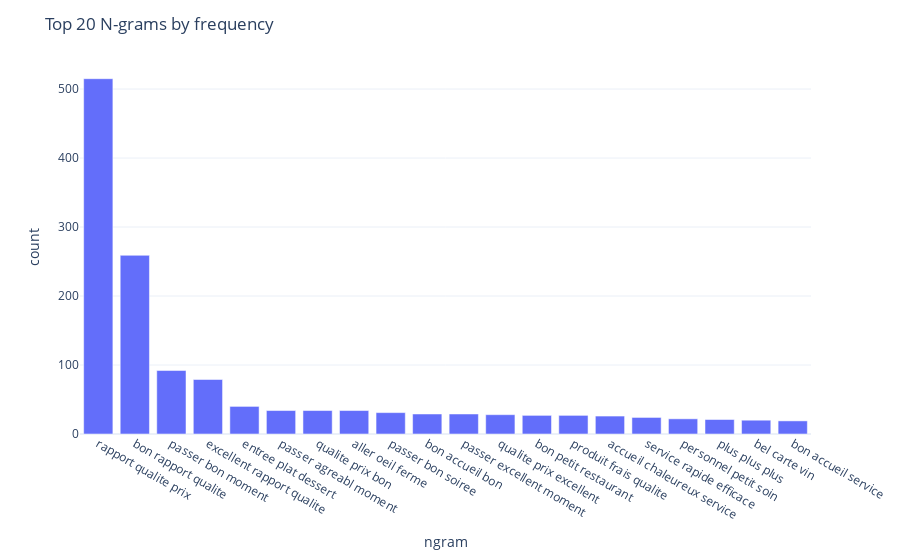

Notebook code cell kept with this figure:
### Code cell
plot_top_ngrams(clean_corpus,20,(3,3))

### Figure 1 — Plotly figure (JSON) as saved in the notebook; plotly's stock layout.template omitted (floating-point values rounded to 4 significant figures)
{"data": [{"alignmentgroup": "True", "hovertemplate": "ngram=%{x}<br>count=%{y}<extra></extra>", "legendgroup": "", "marker": {"color": "#636efa", "pattern": {"shape": ""}}, "name": "", "offsetgroup": "", "orientation": "v", "showlegend": false, "textposition": "auto", "type": "bar", "x": ["rapport qualite prix", "bon rapport qualite", "passer bon moment", "excellent rapport qualite", "entree plat dessert", "passer agreabl moment", "qualite prix bon", "aller oeil ferme", "passer bon soiree", "bon accueil bon", "passer excellent moment", "qualite prix excellent", "bon petit restaurant", "produit frais qualite", "accueil chaleureux service", "service rapide efficace", "personnel petit soin", "plus plus plus", "bel carte vin", "bon accueil service"], "xaxis": "x", "y": [515, 259, 92, 79, 40, 34, 34, 34, 31, 29, 29, 28, 27, 27, 26, 24, 22, 21, 20, 19], "yaxis": "y"}], "layout": {"barmode": "relative", "legend": {"tracegroupgap": 0}, "margin": {"t": 60}, "title": {"text": "Top 20 N-grams by frequency"}, "xaxis": {"anchor": "y", "domain": [0, 1], "title": {"text": "ngram"}}, "yaxis": {"anchor": "x", "domain": [0, 1], "title": {"text": "count"}}}}
